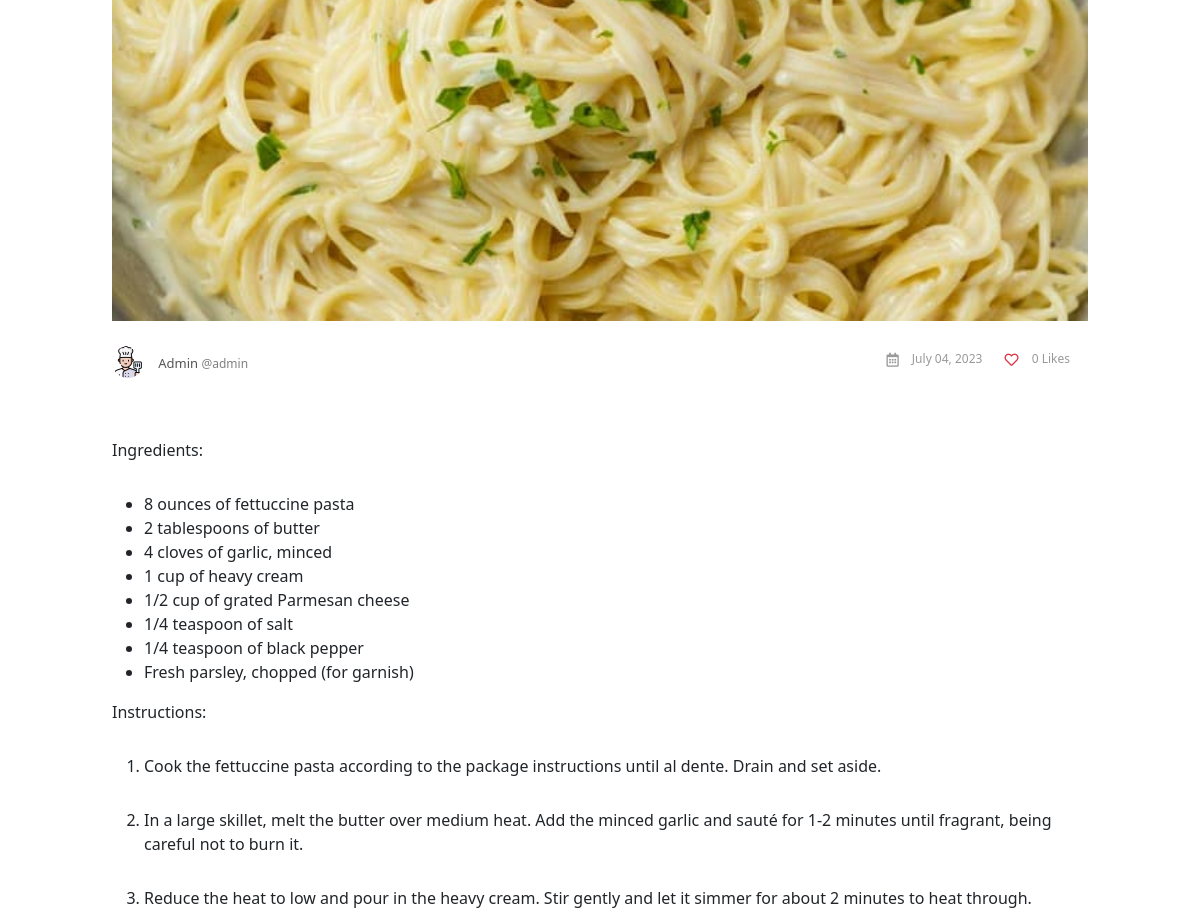
Page /details/2/ (middle part) on the earlier database version.
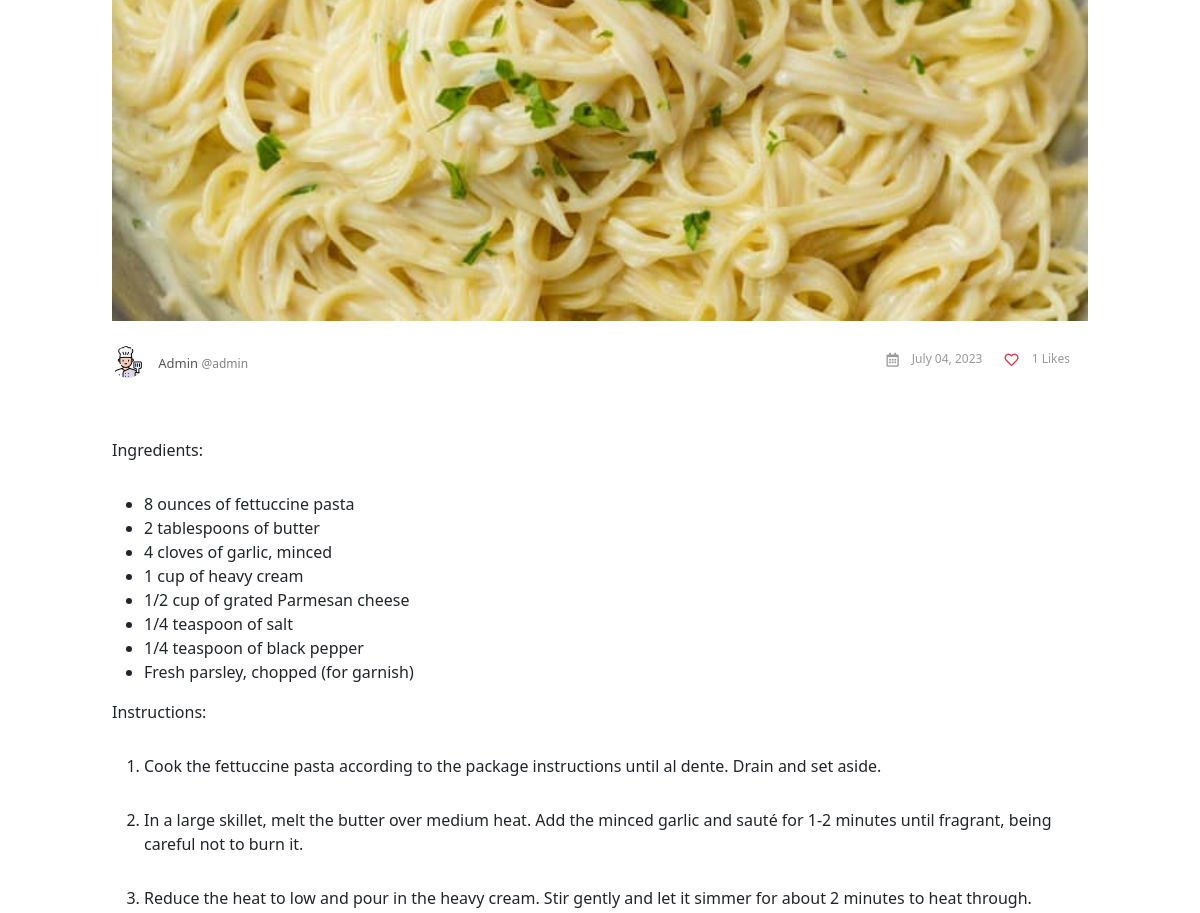
Same page on the later database version.
### main/models.py (models this page shows, shortened)
class Recipe(models.Model):
    subject = models.CharField(max_length=100)
    image = models.ImageField(upload_to='recipe_images', blank=True)
    description = models.TextField(blank=True)
    instructions = RichTextField(blank=True)
    tags = models.ManyToManyField(Tag, blank=True)
    created_by = models.ForeignKey(User, on_delete=models.CASCADE)
    created_at = models.DateTimeField(auto_now_add=True)
    updated_at = models.DateTimeField(auto_now=True)
    liked_by = models.ManyToManyField(User, related_name='liked_recipes', blank=True)
    is_private = models.BooleanField(default=False)
    def user_profile(self):
        return UserProfile.objects.get(user=self.created_by)

### account/models.py (models this page shows, shortened)
class UserProfile(models.Model):
    user = models.OneToOneField(User, on_delete=models.CASCADE)
    full_name = models.CharField(max_length=100, blank=True)
    profile_picture = models.ImageField(upload_to='profile_pictures', blank=True)
    bio = models.TextField(blank=True)
    other_details = models.TextField(blank=True)
    verified = models.BooleanField(default=False)
    social_media_links = models.TextField(blank=True)
    created_at = models.DateTimeField(auto_now_add=True)
    updated_at = models.DateTimeField(auto_now=True)

### main/views.py (the view)
# urls.py: path('details/<int:id>/', views.details, name='details'),
def details(request, id):
    recipe = get_object_or_404(Recipe, id=id)
    return render(request, 'main/details.html', {'recipe': recipe})

### templates/main/details.html (shortened to what this page needs)
{% extends 'includes/base.html' %}
{% load static %}
{% block body %}
<div class="container" style="max-width: 1000px; width: 100%; margin: auto; padding-top: 36px;">
    <div class="cs-blog-detail">
        <div class="cs-main-post">
            <figure><img alt="image" src="{{recipe.image.url}}"></figure>
        </div>
        <div class="cs-post-title">
            <div class="cs-author">
                <figure>
                    <a href="{% url 'account:profile' recipe.created_by.username %}"><img width="32" height="32" {% if recipe.user_profile.profile_picture %}src="{{recipe.user_profile.profile_picture}}" {% else %}src="{% static 'images/cheficon.png' %}" {% endif %} class="avatar avatar-32 photo" alt=""></a>
                </figure>
                <div class="cs-text">
                    <a href="{% url 'account:profile' recipe.created_by.username %}">{{recipe.user_profile.full_name}} <span style="font-size: 12px; color: gray;">@{{recipe.created_by.username}}</span></a>
                </div>
            </div>
            <div class="post-option">
                <span class="post-date"><a href="#">
                    <i class="far fa-calendar-alt"></i>
                    {{recipe.created_at|date:"F d, Y"}}
                </a></span>
                <span class="post-comment">
                    <a href="{% url 'main:like' recipe.id %}">
                        {% if request.user in recipe.liked_by.all %}
                            <i class="text-danger like-btn fas fa-heart"></i>
                        {% else %}
                            <i class="text-danger like-btn far fa-heart"></i>
                        {% endif %}
                        {{recipe.liked_by.all.count}} Likes
                    </a>
                </span>
            </div>
        </div>
        <div class="cs-post-option-panel">
            <div class="rich-editor-text">
                <p>{{recipe.instructions|safe}}</p>
            </div>
        </div>
        <div class="cs-tags">
        </div>
    </div>
</div>
{% endblock %}

Differences in the rows shown:
changed Recipe "Admin": liked_by.all.count "0" → "1"
